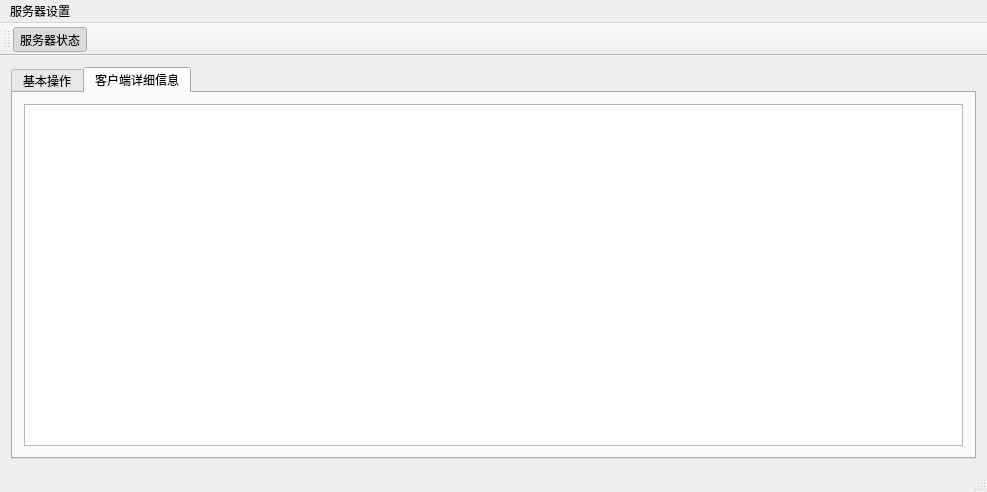
<?xml version="1.0" encoding="UTF-8"?>
<ui version="4.0">
 <class>ChatServerDesignModleClass</class>
 <widget class="QMainWindow" name="ChatServerDesignModleClass">
  <property name="geometry">
   <rect>
    <x>0</x>
    <y>0</y>
    <width>987</width>
    <height>492</height>
   </rect>
  </property>
  <property name="windowTitle">
   <string>ChatServerDesignModle</string>
  </property>
  <widget class="QWidget" name="centralWidget">
   <layout class="QVBoxLayout" name="verticalLayout_2">
    <item>
     <widget class="QTabWidget" name="tabWidget">
      <property name="currentIndex">
       <number>1</number>
      </property>
      <widget class="QWidget" name="tab">
       <attribute name="title">
        <string>基本操作</string>
       </attribute>
       <layout class="QVBoxLayout" name="verticalLayout_4">
        <item>
         <layout class="QHBoxLayout" name="horizontalLayout_2" stretch="1,3">
          <item>
           <widget class="QListView" name="cListView"/>
          </item>
          <item>
           <layout class="QVBoxLayout" name="verticalLayout_3">
            <item>
             <widget class="QTextEdit" name="cMessageHistory"/>
            </item>
            <item>
             <layout class="QHBoxLayout" name="horizontalLayout">
              <item>
               <widget class="QLineEdit" name="cEditForSend"/>
              </item>
              <item>
               <widget class="QPushButton" name="cBtnAddMore">
                <property name="text">
                 <string>添加其他内容</string>
                </property>
               </widget>
              </item>
              <item>
               <widget class="QPushButton" name="cBtnSend">
                <property name="text">
                 <string>发送</string>
                </property>
               </widget>
              </item>
             </layout>
            </item>
           </layout>
          </item>
         </layout>
        </item>
       </layout>
      </widget>
      <widget class="QWidget" name="tab_2">
       <attribute name="title">
        <string>客户端详细信息</string>
       </attribute>
       <layout class="QVBoxLayout" name="verticalLayout">
        <item>
         <widget class="QTableView" name="tableView"/>
        </item>
       </layout>
      </widget>
     </widget>
    </item>
   </layout>
  </widget>
  <widget class="QMenuBar" name="menuBar">
   <property name="geometry">
    <rect>
     <x>0</x>
     <y>0</y>
     <width>987</width>
     <height>23</height>
    </rect>
   </property>
   <widget class="QMenu" name="menu">
    <property name="title">
     <string>服务器设置</string>
    </property>
    <addaction name="cActionServerState"/>
   </widget>
   <addaction name="menu"/>
  </widget>
  <widget class="QToolBar" name="mainToolBar">
   <attribute name="toolBarArea">
    <enum>TopToolBarArea</enum>
   </attribute>
   <attribute name="toolBarBreak">
    <bool>false</bool>
   </attribute>
   <addaction name="cToolBarServerState"/>
  </widget>
  <widget class="QStatusBar" name="statusBar"/>
  <action name="cActionServerState">
   <property name="checkable">
    <bool>true</bool>
   </property>
   <property name="checked">
    <bool>true</bool>
   </property>
   <property name="text">
    <string>服务器 打开/关闭</string>
   </property>
  </action>
  <action name="cToolBarServerState">
   <property name="checkable">
    <bool>true</bool>
   </property>
   <property name="checked">
    <bool>true</bool>
   </property>
   <property name="enabled">
    <bool>true</bool>
   </property>
   <property name="text">
    <string>服务器状态</string>
   </property>
  </action>
 </widget>
 <layoutdefault spacing="6" margin="11"/>
 <resources>
  <include location="ChatServerDesignModle.qrc"/>
 </resources>
 <connections/>
</ui>
